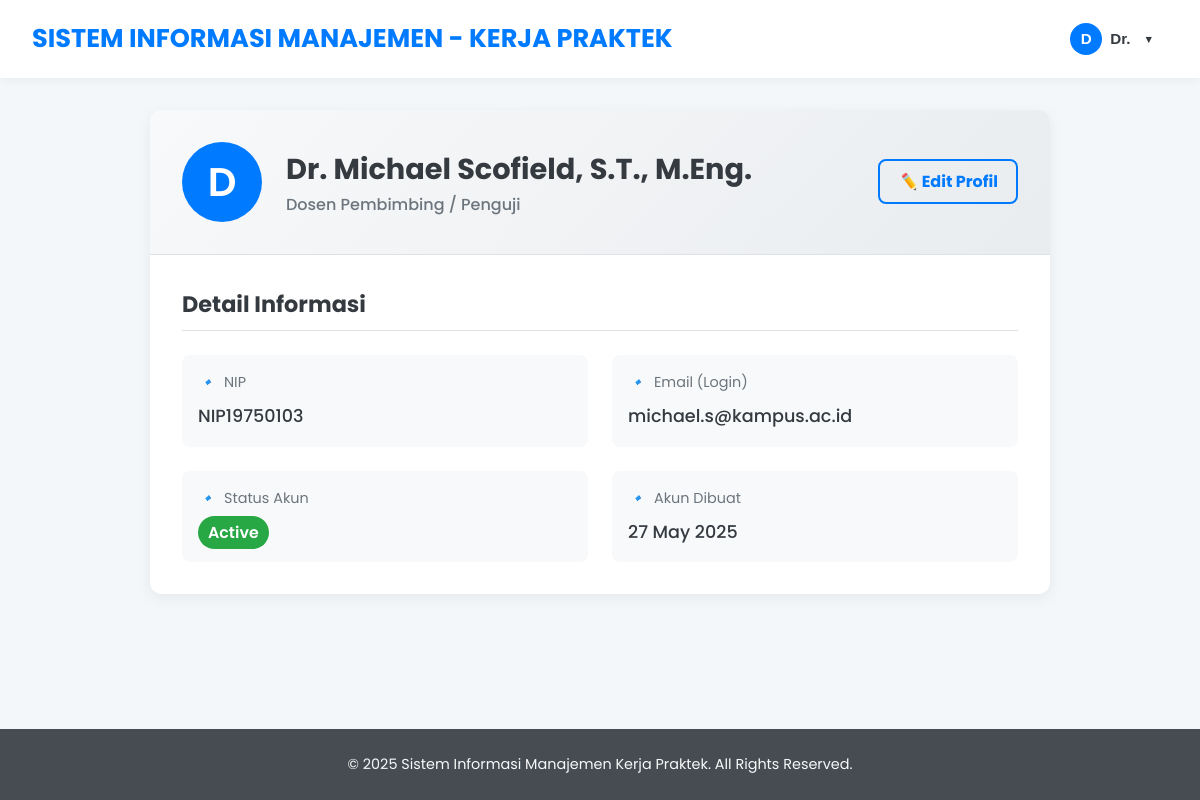
Screenshot of /dosen/profil.php (signed in) with the database file from the repository.
### tables this page shows
CREATE TABLE `dosen_pembimbing` (
  `nip` varchar(20) NOT NULL,
  `password` varchar(100) NOT NULL,
  `nama_dosen` varchar(100) NOT NULL,
  `email` varchar(100) NOT NULL,
  `status_akun` enum('active','inactive') DEFAULT 'active',
  `created_at` timestamp NOT NULL DEFAULT CURRENT_TIMESTAMP,
  `updated_at` timestamp NOT NULL DEFAULT CURRENT_TIMESTAMP ON UPDATE CURRENT_TIMESTAMP
);

### dosen/profil.php (the view, shortened to what this page needs)
<?php
$nip_dosen_login = $_SESSION['user_id'];
$dosen_data = null;
$error_message = '';
require_once '../config/db_connect.php';
if ($conn && ($conn instanceof mysqli) && !$conn->connect_error) {
    $sql = "SELECT nip, nama_dosen, email, status_akun, created_at FROM dosen_pembimbing WHERE nip = ? LIMIT 1";
    $stmt = $conn->prepare($sql);
    if ($stmt) {
        $stmt->bind_param("s", $nip_dosen_login);
        $stmt->execute();
        $result = $stmt->get_result();
        if ($result->num_rows === 1) {
            $dosen_data = $result->fetch_assoc();
        } else {
            $error_message = "Data profil dosen Anda tidak dapat ditemukan.";
        }
    } else {
        $error_message = "Gagal menyiapkan query untuk mengambil data profil dosen.";
    }
} else {
    $error_message = "Koneksi database gagal.";
}
require_once '../includes/header.php';
?>
<div class="main-content-full">
    <div class="profile-page-container">
        <?php if (is_array($dosen_data)): ?>
            <div class="profile-card">
                <div class="profile-card-header">
                    <div class="profile-avatar">
                        <?php echo strtoupper(substr($dosen_data['nama_dosen'], 0, 1)); ?>
                    </div>
                    <div class="profile-name-role">
                        <h2><?php echo htmlspecialchars($dosen_data['nama_dosen']); ?></h2>
                        <p>Dosen Pembimbing / Penguji</p>
                    </div>
                    <a href="/KP/dosen/profil_edit.php" class="btn btn-primary-outline">
                        <i class="icon-pencil"></i> Edit Profil
                    </a>
                </div>
                <div class="profile-card-body">
                    <h3>Detail Informasi</h3>
                    <div class="details-grid">
                        <div class="detail-item">
                            <span class="detail-label"><i class="icon-detail"></i>NIP</span>
                            <span class="detail-value"><?php echo htmlspecialchars($dosen_data['nip']); ?></span>
                        </div>
                        <div class="detail-item">
                            <span class="detail-label"><i class="icon-detail"></i>Email (Login)</span>
                            <span class="detail-value"><?php echo htmlspecialchars($dosen_data['email']); ?></span>
                        </div>
                        <div class="detail-item">
                            <span class="detail-label"><i class="icon-detail"></i>Status Akun</span>
                            <span class="detail-value">
                                <span class="status-badge status-dosen-<?php echo strtolower(htmlspecialchars($dosen_data['status_akun'])); ?>">
                                    <?php echo ucfirst(htmlspecialchars($dosen_data['status_akun'])); ?>
                                </span>
                            </span>
                        </div>
                        <div class="detail-item">
                            <span class="detail-label"><i class="icon-detail"></i>Akun Dibuat</span>
                            <span class="detail-value"><?php echo date("d F Y", strtotime($dosen_data['created_at'])); ?></span>
                        </div>
                    </div>
                </div>
            </div>
        <?php elseif(empty($error_message)): ?>
            <div class="message info"><p>Memuat data profil...</p></div>
        <?php endif; ?>
    </div>
</div>
<?php
require_once '../includes/footer.php';
?>

### includes/header.php (style rules this page uses)
:root { --primary-color: #007BFF; --primary-hover: #0056b3; --secondary-color: #6c757d; --dark-color: #343a40; --light-color: #f8f9fa; --background-color: #f4f7f9; --text-color: #333; --border-color: #dee2e6; --card-shadow: 0 4px 15px rgba(0,0,0,0.06); --border-radius: 12px; }
* { box-sizing: border-box; }
body, h1, h2, h3, h4, h5, h6, p, ul, ol { margin: 0; padding: 0; }
body { font-family: 'Poppins', sans-serif; line-height: 1.6; background-color: var(--background-color); color: var(--text-color); display: flex; flex-direction: column; min-height: 100vh; }

### dosen/profil.php (style rules this page uses)
.icon-pencil::before { content: "✏️ "; }
.icon-detail::before { content: "🔹"; margin-right: 8px; color: var(--primary-color); }
.main-content-full { padding: 2rem; }
.profile-page-container { max-width: 900px; margin: auto; }
.profile-card { background-color: #fff; border-radius: var(--border-radius); box-shadow: var(--card-shadow); overflow: hidden; animation: fadeIn 0.5s ease-in-out; }
.profile-card-header { background: linear-gradient(135deg, #f8f9fa, #e9ecef); padding: 2rem; display: flex; align-items: center; gap: 1.5rem; border-bottom: 1px solid var(--border-color); }
.profile-avatar { width: 80px; height: 80px; border-radius: 50%; background-color: var(--primary-color); color: white; display: flex; align-items: center; justify-content: center; font-size: 2.5em; font-weight: 600; flex-shrink: 0; }
.profile-name-role { flex-grow: 1; }
.profile-name-role h2 { margin: 0; font-size: 1.8em; color: var(--dark-color); }
.profile-name-role p { margin: 0; color: var(--secondary-color); font-weight: 500; }
.btn.btn-primary-outline { color: var(--primary-color); background-color: transparent; border: 2px solid var(--primary-color); font-weight: bold; padding: 8px 18px; border-radius: 8px; text-decoration: none; transition: all 0.3s ease; }
.profile-card-body { padding: 2rem; }
.profile-card-body h3 { font-size: 1.4em; color: var(--dark-color); margin-bottom: 1.5rem; padding-bottom: 0.5rem; border-bottom: 1px solid var(--border-color); }
.details-grid { display: grid; grid-template-columns: repeat(auto-fit, minmax(300px, 1fr)); gap: 1.5rem; }
.detail-item { background-color: #f8f9fa; padding: 1rem; border-radius: 8px; }
.detail-label { display: block; font-size: 0.9em; color: var(--secondary-color); margin-bottom: 0.5rem; display: flex; align-items: center; }
.detail-value { font-size: 1.1em; font-weight: 500; color: var(--dark-color); }
.status-badge { padding: 5px 10px; border-radius: 20px; font-size: 0.9em; font-weight: 600; color: #fff; }
.status-dosen-active { background-color: #28a745; }

### rows the page displays
dosen_pembimbing: nama_dosen "D", nama_dosen "Dr. Michael Scofield, S.T., M.Eng.", nip "NIP19750103", email "michael.s@kampus.ac.id", status_akun "Active", created_at "27 May 2025"

### other values shown
substr($user_nama, 0, 1) "D"
explode(' ', $user_nama)[0] "Dr."
